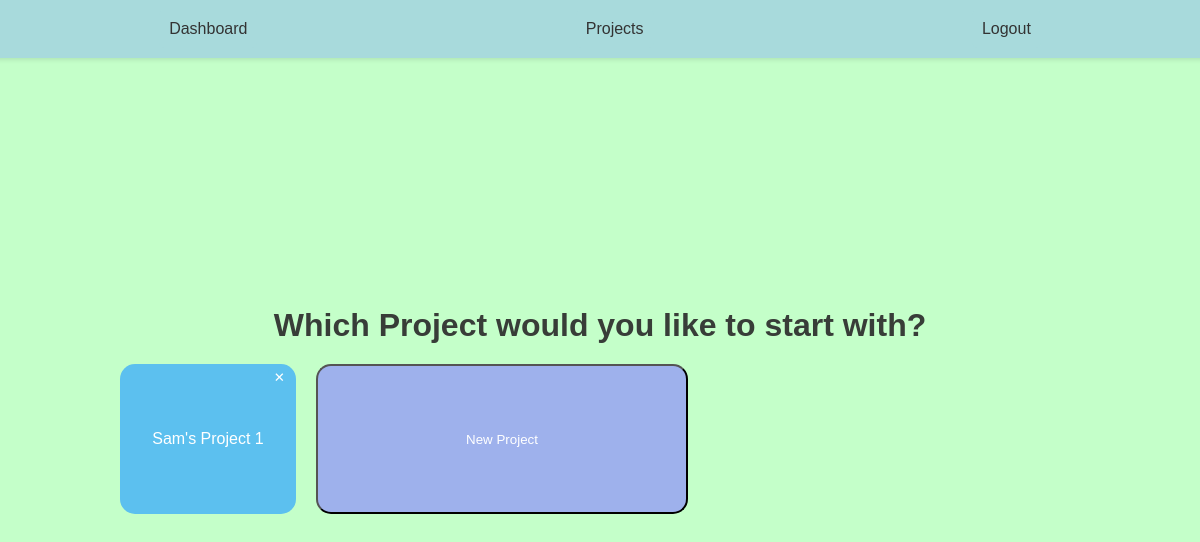
/projects/select/ (signed in), run on an earlier commit of the app's database.
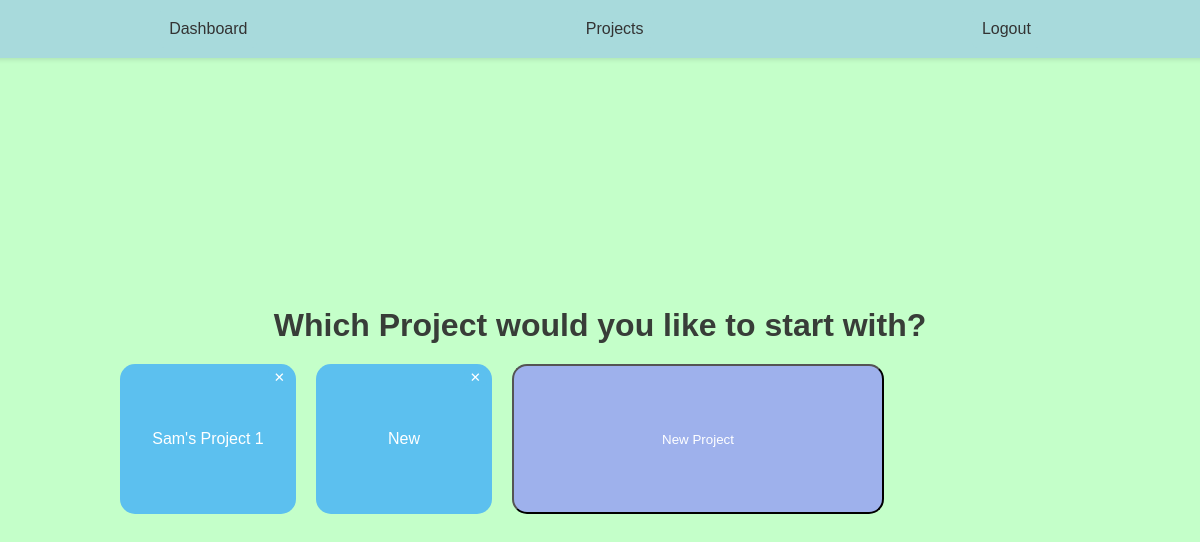
And on a later commit of the database.
### projects/models.py (models this page shows, shortened)
class Project(models.Model):
    name = models.CharField(max_length=255, unique=True)
    description = models.TextField(blank=True, null=True)
    created_at = models.DateTimeField(auto_now_add=True)

### projects/views.py (the view)
# urls.py: path('select/', views.project_selection, name='project_selection'),
@login_required
def project_selection(request):
    projects = Project.objects.filter(projectmembership__user=request.user)
    return render(request, 'projects/project_selection.html', {'projects': projects})

### projects/templates/projects/project_selection.html (shortened to what this page needs)
<!DOCTYPE html>
<html lang="en">
<head>
</head>
<body>
    <nav class="navbar">
        <div class="navbutton">
            <a href="{% url 'projects:dashboard' %}"><button class="dropdown-btn">Dashboard</button></a>
        </div>
        <div class="navbutton">
            <button class="dropdown-btn">Projects</button>
        </div>
        <div class="navbutton">
            <button class="dropdown-btn" onclick="logout()">Logout</button>
        </div>
    </nav>
    <h1>Which Project would you like to start with?</h1>
    <div id="projects-list" class="grid-container">
        {% for project in projects %}
        <div class="workspace" style="position: relative;">
            <a href="{% url 'projects:board_view' project.id %}" style="text-decoration: none; color: inherit;">
                <span>{{ project.name }}</span>
            </a>
            <button class="delete-btn" onclick="confirmDelete({{ project.id }}, '{{ project.name|escapejs }}')" style="position: absolute; top: 5px; right: 5px; background-color:#5cc0ef; color: white; border: none; border-radius: 5px; cursor: pointer;">
                &#10005;
            </button>
        </div>
        {% empty %}
            <p></p>
        {% endfor %}
        <button class="create-workspace" id="createBtn">New Project</button>
    </div>
</body>
</html>

### projects/templates/projects/project_selection.html (style rules this page uses)
body { display: flex; flex-direction: column; justify-content: center; align-items: center; height: 100vh; background-color: #c4ffc9; margin: 0; font-family: Arial, sans-serif; }
h1 { color: #383d38; margin-bottom: 20px; }
.grid-container { display: grid; grid-template-columns: repeat(auto-fill, minmax(150px, 1fr)); gap: 20px; width: 80%; }
.workspace { background-color: #5cc0ef; color: white; border-radius: 15px; height: 150px; display: flex; justify-content: center; align-items: center; transition: transform 0.3s ease, box-shadow 0.3s ease; cursor: pointer; text-decoration: none; }
.create-workspace { background-color: #9eb1ec; color: white; border-radius: 15px; height: 150px; display: flex; justify-content: center; align-items: center; transition: transform 0.3s ease, box-shadow 0.3s ease; cursor: pointer; text-decoration: none; grid-column: span 2; }
.navbar, .dropdown-btn { background-color: #a8dadc; border: none; cursor: pointer; padding: 10px; color: #333; font-size: 1rem; text-align: left; border-radius: 5px; transition: background-color 0.3s; width: 100%; }
.navbar { display: flex; position: fixed; top: 0; padding: 10px 20px; justify-content: space-around; box-shadow: 0 2px 4px rgba(0, 0, 0, 0.1); }
.navbutton { position: relative; display: inline-block; }

What changed in the data, as far as the page shows it:
added Project: name "New"
